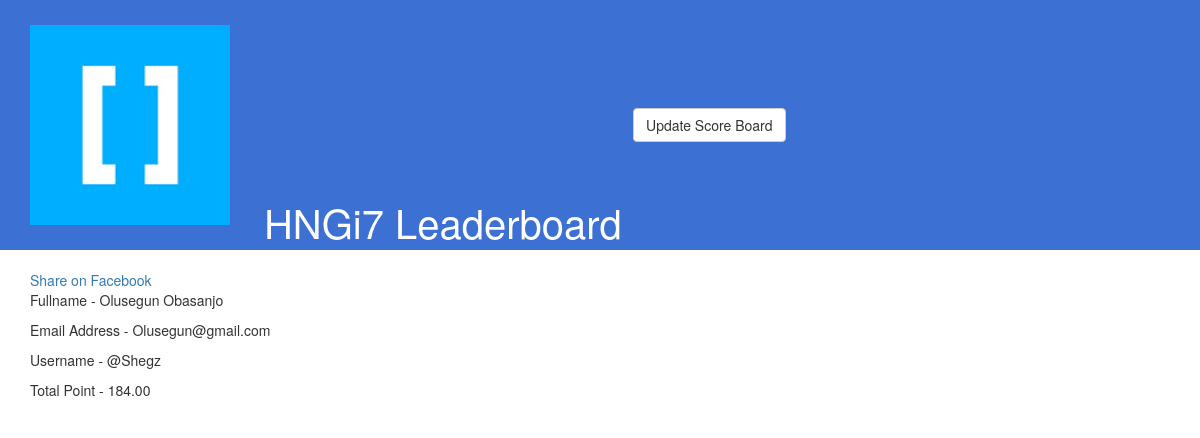
The page /leaderboard/21/ on the database its author committed.
### leaderboard/models.py (models this page shows, shortened)
class Leaderboard(models.Model):
    fullname=models.CharField("fullname", max_length=50)
    email=models.EmailField("Email", max_length=254)
    username=models.CharField("Username", max_length=50)
    points=models.DecimalField("Points", max_digits=5, decimal_places=2)
    class Meta:
        verbose_name = "leaderboard"
        verbose_name_plural = "leaderboards"
        ordering= ['points']

### leaderboard/views.py (the view)
# urls.py: path('leaderboard/<int:pk>/', views.details, name='leader_detail'),
def details(request, pk):
    detail=Leaderboard.objects.get(pk=pk)
    return render(request, 'leaderboard/detail.html',{ 'user': detail})

### leaderboard/templates/leaderboard/detail.html
{% extends 'leaderboard/base.html' %}
{% block content %}
<div class="container">
<a href="https://www.facebook.com/sharer/sharer.php?u=example.org" target="_blank">
  Share on Facebook
</a>
<p>Fullname - {{user.fullname}}</p>
<p>Email Address - {{user.email}}</p>
<p>Username - {{user.username}}</p>
<p>Total Point - {{user.points}}</p>
</div>
{% endblock content %}

### hng_leaderboard/static/css/style.css (style rules this page uses)
body .container { margin-top: 20px;; }

### rows shown on the page
Leaderboard: fullname "Olusegun Obasanjo", email "Olusegun@gmail.com", username "@Shegz", points "184.00"
